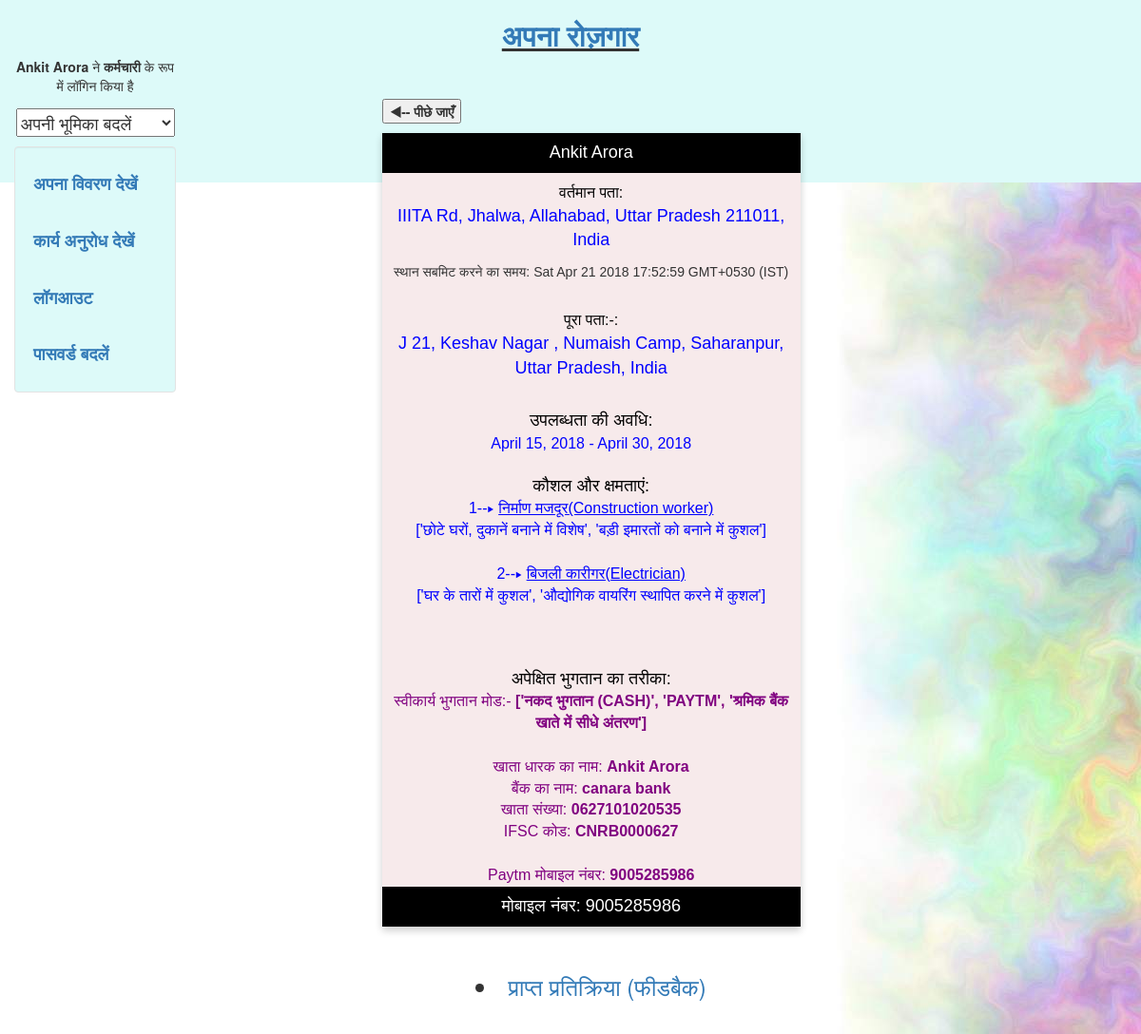
Screenshot of /profile (signed in) with the database file from the repository.
### worker/models.py (models this page shows, shortened)
class Profile(models.Model):
    user = models.OneToOneField(User, on_delete=models.CASCADE, primary_key = True) #to link each user with a profile
    s_contact = models.CharField(max_length=50,blank = True,null = True) #mobile number
    gender = models.CharField(max_length=10,blank = True,null = True)
    dis = models.FloatField(blank = True, null = True) #variable that stores the distance between the worker and the hirer searching him at that time
    street = models.CharField(max_length=250,blank = True, null = True) #locality address
    address = models.CharField(max_length=250,blank = True, null = True) #complete Google address
    start_date = models.DateField(blank = True, null = True) #start_date of work availability
    end_date = models.DateField(blank = True, null = True) #end_date of work availability
    skill1 = models.CharField(max_length = 100,blank = True, null = True) #skills of the worker
    skill2 = models.CharField(max_length = 100,blank = True, null = True)
    skill3 = models.CharField(max_length = 100,blank = True, null = True)
    description1 = models.TextField(max_length = 250,blank = True, null = True)#description about skills
    description2 = models.TextField(max_length = 250,blank = True, null = True)
    description3 = models.TextField(max_length = 250,blank = True, null = True)
    description = models.TextField(max_length = 500,blank = True, null = True)
    description11 = models.TextField(max_length = 250,blank = True, null = True)
    min_salary = models.IntegerField(blank = True, null = True) #minimum salary that the worker demands
    rating = models.FloatField(blank = True, null = True) #average rating received by worker
    nhirer = models.IntegerField(blank = True, null = True) # number of hirers who have rated the worker till now
    loginas = models.TextField(max_length = 10,blank = True, null = True) #login role (hirer/contractor/worker)
    joinrequest=models.CharField(max_length = 2,blank = True, null = True) # variable to store the status of work request between hirer and contractor
    temp=models.CharField(max_length = 2,blank = True, null = True) # temporary variable
    ac = models.CharField(max_length=100,blank = True, null = True) # Account details (A/c number)
    ifsc = models.CharField(max_length=100,blank = True, null = True) #ifsc
    paytm = models.CharField(max_length=100,blank = True, null = True)# paytm number
    upi = models.CharField(max_length=100,blank = True, null = True)#upi id
    acname = models.CharField(max_length=100,blank = True, null = True) #a/c holder name
    bank = models.CharField(max_length=100,blank = True, null = True) #bank name
    mode = models.CharField(max_length=100,blank = True, null = True)#mode of payment desired
    contractor=models.PositiveSmallIntegerField(blank = True, null = True,default=0) #number of skills provided by contractor
    def __str__(self):
    	return self.user.username

class Current_location(models.Model):
    username = models.CharField(max_length = 50, primary_key = True)
    address = models.CharField(max_length=250,blank = True, null = True) # current address
    lat = models.CharField(max_length = 50, blank = True, null= True) # current coordinates
    lng = models.CharField(max_length = 50, blank = True, null= True)
    time = models.CharField(max_length = 50, blank = True, null= True) # time of recording current address

### worker/views.py (the view)
# urls.py: url(r'^profile',profile,name = 'profile'),
def profile(request):
  if request.user.username:
    if request.user.profile.loginas=="worker":
        data=Profile.objects.get(user=request.user)
        current_address2=Current_location.objects.filter(username=request.user.username)
        if len(current_address2)==1:
          for current_address1 in current_address2:
            return render(request,'worker/view.html',{'data':data,'current_address':current_address1})
        else:
          return render(request,'worker/view.html',{'data':data})
    else:
      warn="कृपया पहले श्रमिक के रूप में लॉगिन करें"
      return render(request,'login/form.html',{'warn':warn})
  else:
    warn="कृपया लॉगिन करें"
    return render(request,'worker/view.html',{'warn':warn})

### worker/templates/worker/view.html (shortened to what this page needs)
{% extends "login/header.html" %}
{% load staticfiles %}
{% block content %}
<div class ='col-sm-6 col-sm-offset-2'>
	<link rel="stylesheet" href="https://cdnjs.cloudflare.com/ajax/libs/font-awesome/4.7.0/css/font-awesome.min.css">
<b><input type="button" value="&#9664;-- पीछे जाएँ" onclick="history.back(-1)" /></b>
<div class="card" style="background-color:#F7EAEB">
   {% if data.user.first_name %}
  <p><button class = "but">{{data.user.first_name}}</button></p>
{% if current_address %}
<font color = 'black' size = 3>
 वर्तमान पता:<br>
</font>
  <p class="title"> {{current_address.address}}</p>
  <p> स्थान सबमिट करने का समय: {{current_address.time}}</p>
  <br>
{%endif%}
  <font color = 'black' size = 3>
 पूरा पता:-:<br>
</font>
  <p class="title"> {{data.street}} , {{data.address}}</p>
  <br>
  <font color = 'black' size = 4>
उपलब्धता की अवधि:<br>
</font>
<font color = 'blue' size = 3>
{{data.start_date}}  -  {{data.end_date}}
</font>
<br><br>
 <font color = 'black' size = 4 >
 	कौशल और क्षमताएं:<br>
 </font>
 <font color = 'blue' size = 3>
 {% if data.skill1 %}
 1--&#9656;   <u>{{data.skill1}}</u><br>
 {% if data.description1 %}
  {{data.description1 }}<br>
  {%endif%}
  {%endif%}
  <br>
  {% if data.skill2 %}
 2--&#9656;  <u>{{data.skill2}}</u><br>
 {% if data.description2 != "None" %}
  {{data.description2}}
  <br>
  {%endif%}
  {%endif%}
  <br>
</font>
<br>
 <br>
 <font color = 'black' size = 4 >
  अपेक्षित भुगतान का तरीका:
 </font>
 <br>
 <font color = 'purple' size = 3.5>
  {% if data.mode != "None" %}
 स्वीकार्य भुगतान मोड:-  <b>{{data.mode}}</b>
 {% endif %}
 <br><br>
{% if data.acname %}
  खाता धारक का नाम: <b>{{data.acname}}</b>
  <br>
  {%endif%}
  {% if data.bank %}
  बैंक का नाम: <b>{{data.bank}}</b>
  <br>
  {%endif%}
  {% if data.ac %}
  खाता संख्या: <b>{{data.ac}}</b>
  <br>
  {%endif%}
  {% if data.ifsc %}
  IFSC कोड: <b>{{data.ifsc}}</b>
  <br>
  <br>
  {%endif%}
  {% if data.paytm %}
  Paytm मोबाइल नंबर: <b>{{data.paytm}}</b>
  <br>
  {%endif%}
</font>
  <p><button class = "but">मोबाइल नंबर: {{data.s_contact}}</button></p>
</div>
	<br>
  <h3 align="center">
            <li ><a href = "/feedback?username={{data}}&target='a'">प्राप्त प्रतिक्रिया (फीडबैक)</a></li>
            </h3>
            {%endif%}
</div>
{% endblock %}

### login/templates/login/header.html (shortened to what this page needs)
<!DOCTYPE html>
<html lang="en">
 <head>
   {% load staticfiles %}
   <link rel="stylesheet" href="/login/static/login/css/bootstrap.min.css" type = "text/css"/>
   <link rel="stylesheet" href="/login/static/login/css/new.css" type = "text/css"/>
  </head>
<body class="body" >
	<div class="container-fluid" style="min-height:94% ">
		<div class="row">
      <div class = "layer" style = "background-color:#DDFAF9;position: absolute; top: 0; left: 0; width: 100%; height: 15%;">
			  <div class="col-sm-2">
				<br>
        <br>
        <br>
				  <center>
					{% if request.user.username %}
          	<p><b> {{request.user.first_name}}</b> ने
            {% if request.user.profile.loginas == "worker" %} <b>कर्मचारी</b>
            {% elif request.user.profile.loginas == "contractor" %}<b>ठेकेदार</b>
            {% else %}<b>नियोक्ता</b>
            {% endif %}
          के रूप में लॉगिन किया है</p>
          {% endif %}
				  </center>
			  </div>
      </div>
			    <div class="col-sm-8 col-sm-offset-2">
				  <center>
				  <h2><b><u><a href="/about">अपना रोज़गार</a></b></u></h2>
				  </center>
			    </div>
		</div>
		<div class="row">
		  <div class="col-sm-2">
        <div id="sidebar" >
          <center>
          {% if request.user.username %}
                  <h4>
                <form method="post" action="/change_role">
                <select name='loginas' onchange='if(this.value != 0) { this.form.submit(); }'>
                <option value='0'>अपनी भूमिका बदलें</option>
                </select>
                </form>
            </h4>
            {%endif%}
          </center>
        </div>
			<div class="well bs-sidebar" id="sidebar" style="background-color:#DDFAF9">
			  <ul class="nav nav-pills nav-stacked">
			  	{% if request.user.username %}
			  	<h4><b><li><a href = '/view'>अपना विवरण देखें</a></li></b></h4><br>
                <h4><b><li><a href = '/workrequest'>कार्य अनुरोध देखें</a></li></b></h4><br>
			  	<h4><b><li><a href='/logout'>लॉगआउट</a></li></b></h4><br>
                <h4><b> <li><a href = '/change_password'>पासवर्ड बदलें</a></li></b></h4>
			  	{%else%}
				<h4><b><li><a href='/login'>लॉग इन करें</a></li></b></h4><br>
				<h4><b><li><a href='/register'>रजिस्टर करे</a></li></b></h4><br>
                                <h4><b><li><a href='/forgot_password'>पासवर्ड भूल गए?</a></li></b></h4>
				{%endif%}
			  </ul>
			</div>
		  </div>
		  <div class="col-sm-10">
			<div class='container-fluid'>
			   {% block content %}
			   {% endblock %}
			</div>
		  </div>
		</div>
	</div>
  <br>
  <br>
</body>
</html>

### login/templates/login/header.html (style rules this page uses)
html, body { height:100% }
.body { background-image: url("/login/static/login/img/i6.jpg"); position: absolute; width: 100%; z-index: 0; background-repeat: repeat-y; }

### worker/templates/worker/view.html (style rules this page uses)
.card { box-shadow: 0 4px 8px 0 rgba(0, 0, 0, 0.2); max-width: 500px; margin: auto; text-align: center; font-family: arial; }
.title { color: blue; font-size: 18px; }
.but { border: none; outline: 0; display: inline-block; padding: 8px; color: white; background-color: #000; text-align: center; cursor: pointer; width: 100%; font-size: 18px; }

### rows the page displays
Profile: user.first_name "Ankit Arora", street "J 21, Keshav Nagar", address "Numaish Camp, Saharanpur, Uttar Pradesh, India", start_date "April 15, 2018", end_date "April 30, 2018", skill1 "निर्माण मजदूर(Construction worker)", description1 "['छोटे घरों, दुकानें बनाने में विशेष', 'बड़ी इमारतों को बनाने में कुशल']", skill2 "बिजली कारीगर(Electrician)", description2 "['घर के तारों में कुशल', 'औद्योगिक वायरिंग स्थापित करने में कुशल']", mode "['नकद भुगतान (CASH)', 'PAYTM', 'श्रमिक बैंक खाते में सीधे अंतरण']", acname "Ankit Arora", bank "canara bank", ac "0627101020535", ifsc "CNRB0000627", paytm "9005285986", s_contact "9005285986"
Current_location: address "IIITA Rd, Jhalwa, Allahabad, Uttar Pradesh 211011, India", time "Sat Apr 21 2018 17:52:59 GMT+0530 (IST)"

### other values shown
{{ request.user.first_name }} "Ankit Arora"
